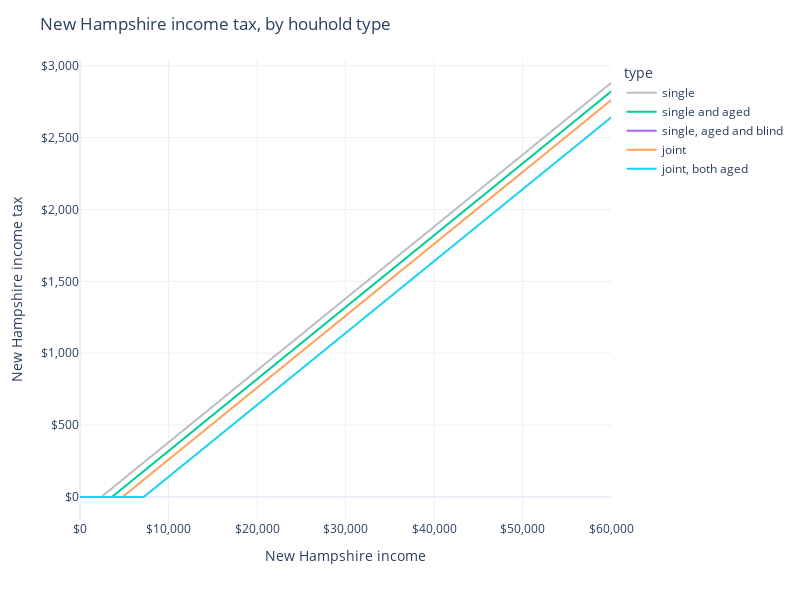

The notebook cell saved with this chart:
### Code cell
df = pd.concat(l)
LABELS = dict(
    taxable_income="New Hampshire taxable income",
    nh_income_tax="New Hampshire income tax",
    mtr="Marginal tax rate",
)

GRAY = "#BDBDBD"
BLUE = "#5091cc"
LIGHT_BLUE = "lightblue"
DARK_BLUE = "darkblue"

px.line(
    df,
    x="income",
    y="nh_income_tax",
    color="type",
    color_discrete_map={
        "single": GRAY,
        "single_and_aged": BLUE, 
    },
    template="plotly_white",
).update_layout(
    title="New Hampshire income tax, by houhold type",
    xaxis_title="New Hampshire income",
    yaxis_title="New Hampshire income tax",
    xaxis_tickformat="$,.0f",
    yaxis_tickformat="$,.0f",
    width=800,
    height=600,
)

### Figure 1 — Plotly figure (JSON) as saved in the notebook; plotly's stock layout.template omitted (floating-point values rounded to 4 significant figures; data arrays with more than 128 entries replaced by an {"elided": "..."} marker saying what was removed)
{"data": [{"hovertemplate": "type=single<br>income=%{x}<br>nh_income_tax=%{y}<extra></extra>", "legendgroup": "single", "line": {"color": "#BDBDBD", "dash": "solid"}, "marker": {"symbol": "circle"}, "mode": "lines", "name": "single", "showlegend": true, "type": "scattergl", "x": {"elided": "601 int values"}, "xaxis": "x", "y": {"elided": "601 int values"}, "yaxis": "y"}, {"hovertemplate": "type=single and aged<br>income=%{x}<br>nh_income_tax=%{y}<extra></extra>", "legendgroup": "single and aged", "line": {"color": "#00cc96", "dash": "solid"}, "marker": {"symbol": "circle"}, "mode": "lines", "name": "single and aged", "showlegend": true, "type": "scattergl", "x": {"elided": "601 int values"}, "xaxis": "x", "y": {"elided": "601 int values"}, "yaxis": "y"}, {"hovertemplate": "type=single, aged and blind<br>income=%{x}<br>nh_income_tax=%{y}<extra></extra>", "legendgroup": "single, aged and blind", "line": {"color": "#ab63fa", "dash": "solid"}, "marker": {"symbol": "circle"}, "mode": "lines", "name": "single, aged and blind", "showlegend": true, "type": "scattergl", "x": {"elided": "601 int values"}, "xaxis": "x", "y": {"elided": "601 int values"}, "yaxis": "y"}, {"hovertemplate": "type=joint<br>income=%{x}<br>nh_income_tax=%{y}<extra></extra>", "legendgroup": "joint", "line": {"color": "#FFA15A", "dash": "solid"}, "marker": {"symbol": "circle"}, "mode": "lines", "name": "joint", "showlegend": true, "type": "scattergl", "x": {"elided": "601 int values"}, "xaxis": "x", "y": {"elided": "601 int values"}, "yaxis": "y"}, {"hovertemplate": "type=joint, both aged<br>income=%{x}<br>nh_income_tax=%{y}<extra></extra>", "legendgroup": "joint, both aged", "line": {"color": "#19d3f3", "dash": "solid"}, "marker": {"symbol": "circle"}, "mode": "lines", "name": "joint, both aged", "showlegend": true, "type": "scattergl", "x": {"elided": "601 int values"}, "xaxis": "x", "y": {"elided": "601 int values"}, "yaxis": "y"}], "layout": {"height": 600, "legend": {"title": {"text": "type"}, "tracegroupgap": 0}, "margin": {"t": 60}, "title": {"text": "New Hampshire income tax, by houhold type"}, "width": 800, "xaxis": {"anchor": "y", "domain": [0, 1], "tickformat": "$,.0f", "title": {"text": "New Hampshire income"}}, "yaxis": {"anchor": "x", "domain": [0, 1], "tickformat": "$,.0f", "title": {"text": "New Hampshire income tax"}}}}
